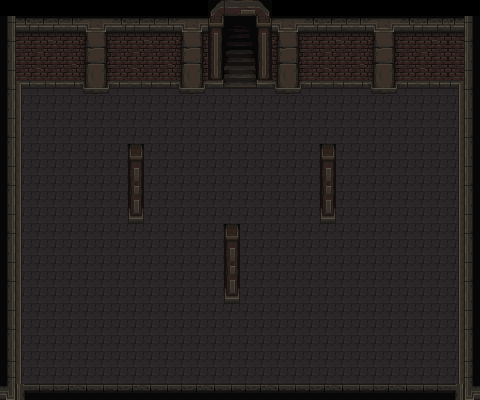

Tiled map render using the project's own tile images. Description and the whole map definition, tile-layer contents included, below:
An orthogonal 30x25 tile map with 16x16 px tiles, 3 tile layers (Piso, Parede, Pontos-Chave) and 2 objects (2x torch).

<map version="1.10" tiledversion="1.12.1" orientation="orthogonal" renderorder="right-down" width="30" height="25" tilewidth="16" tileheight="16" infinite="0" nextlayerid="5" nextobjectid="3">
 <tileset firstgid="1" name="spritefusion" tilewidth="16" tileheight="16" tilecount="80" columns="8">
  <image source="spritesheet.png" width="128" height="160" />
 </tileset>
 <layer id="1" name="Piso" width="30" height="25">
  <properties>
   <property name="collider" type="bool" value="false" />
  </properties>
  <data encoding="csv">
0,0,0,0,0,0,0,0,0,0,0,0,0,0,0,0,0,0,0,0,0,0,0,0,0,0,0,0,0,0,
0,0,0,0,0,0,0,0,0,0,0,0,0,0,0,0,0,0,0,0,0,0,0,0,0,0,0,0,0,0,
0,0,0,0,0,0,0,0,0,0,0,0,0,0,0,0,0,0,0,0,0,0,0,0,0,0,0,0,0,0,
0,0,0,0,0,0,0,0,0,0,0,0,0,0,0,0,0,0,0,0,0,0,0,0,0,0,0,0,0,0,
0,0,0,0,0,0,0,0,0,0,0,0,0,0,0,0,0,0,0,0,0,0,0,0,0,0,0,0,0,0,
78,78,78,78,78,78,78,78,78,78,78,78,78,78,78,78,78,78,78,78,78,78,78,78,78,78,78,78,78,78,
78,78,78,78,78,78,78,78,78,78,78,78,78,78,78,78,78,78,78,78,78,78,78,78,78,78,78,78,78,78,
78,78,78,78,78,78,78,78,78,78,78,78,78,78,78,78,78,78,78,78,78,78,78,78,78,78,78,78,78,78,
78,78,78,78,78,78,78,78,78,78,78,78,78,78,78,78,78,78,78,78,78,78,78,78,78,78,78,78,78,78,
78,78,78,78,78,78,78,78,78,78,78,78,78,78,78,78,78,78,78,78,78,78,78,78,78,78,78,78,78,78,
78,78,78,78,78,78,78,78,78,78,78,78,78,78,78,78,78,78,78,78,78,78,78,78,78,78,78,78,78,78,
78,78,78,78,78,78,78,78,78,78,78,78,78,78,78,78,78,78,78,78,78,78,78,78,78,78,78,78,78,78,
78,78,78,78,78,78,78,78,78,78,78,78,78,78,78,78,78,78,78,78,78,78,78,78,78,78,78,78,78,78,
78,78,78,78,78,78,78,78,78,78,78,78,78,78,78,78,78,78,78,78,78,78,78,78,78,78,78,78,78,78,
78,78,78,78,78,78,78,78,78,78,78,78,78,78,78,78,78,78,78,78,78,78,78,78,78,78,78,78,78,78,
78,78,78,78,78,78,78,78,78,78,78,78,78,78,78,78,78,78,78,78,78,78,78,78,78,78,78,78,78,78,
78,78,78,78,78,78,78,78,78,78,78,78,78,78,78,78,78,78,78,78,78,78,78,78,78,78,78,78,78,78,
78,78,78,78,78,78,78,78,78,78,78,78,78,78,78,78,78,78,78,78,78,78,78,78,78,78,78,78,78,78,
78,78,78,78,78,78,78,78,78,78,78,78,78,78,78,78,78,78,78,78,78,78,78,78,78,78,78,78,78,78,
78,78,78,78,78,78,78,78,78,78,78,78,78,78,78,78,78,78,78,78,78,78,78,78,78,78,78,78,78,78,
78,78,78,78,78,78,78,78,78,78,78,78,78,78,78,78,78,78,78,78,78,78,78,78,78,78,78,78,78,78,
78,78,78,78,78,78,78,78,78,78,78,78,78,78,78,78,78,78,78,78,78,78,78,78,78,78,78,78,78,78,
78,78,78,78,78,78,78,78,78,78,78,78,78,78,78,78,78,78,78,78,78,78,78,78,78,78,78,78,78,78,
78,78,78,78,78,78,78,78,78,78,78,78,78,78,78,78,78,78,78,78,78,78,78,78,78,78,78,78,78,78,
78,78,78,78,78,78,78,78,78,78,78,78,78,78,78,78,78,78,78,78,78,78,78,78,78,78,78,78,78,78
</data>
 </layer>
 <layer id="2" name="Parede" width="30" height="25">
  <properties>
   <property name="collider" type="bool" value="false" />
  </properties>
  <data encoding="csv">
0,0,0,0,0,0,0,0,0,0,0,0,0,0,0,0,0,0,0,0,0,0,0,0,0,0,0,0,0,0,
53,49,25,26,27,28,29,49,25,26,27,28,29,49,25,26,27,28,29,49,25,26,27,28,29,49,25,26,62,63,
54,30,31,32,31,33,34,30,31,32,31,33,34,30,31,32,31,33,34,30,31,32,31,33,34,30,31,32,64,65,
55,35,36,35,35,37,38,35,36,35,35,37,38,35,36,35,35,37,38,35,36,35,35,37,38,35,36,35,66,67,
53,39,40,35,41,42,43,39,40,35,41,42,43,39,40,35,41,42,43,39,40,35,41,42,43,39,40,35,68,63,
54,51,44,45,46,47,48,50,44,45,46,47,48,50,44,45,46,47,48,50,44,45,46,47,48,50,44,45,69,65,
55,52,0,0,0,0,0,0,0,0,0,0,0,0,0,0,0,0,0,0,0,0,0,0,0,0,0,0,70,67,
53,52,0,0,0,0,0,0,0,0,0,0,0,0,0,0,0,0,0,0,0,0,0,0,0,0,0,0,70,63,
54,52,0,0,0,0,0,0,0,0,0,0,0,0,0,0,0,0,0,0,0,0,0,0,0,0,0,0,70,65,
55,52,0,0,0,0,0,0,73,0,0,0,0,0,0,0,0,0,0,0,73,0,0,0,0,0,0,0,70,67,
53,52,0,0,0,0,0,0,74,0,0,0,0,0,0,0,0,0,0,0,74,0,0,0,0,0,0,0,70,63,
54,52,0,0,0,0,0,0,75,0,0,0,0,0,0,0,0,0,0,0,75,0,0,0,0,0,0,0,70,65,
55,52,0,0,0,0,0,0,76,0,0,0,0,0,0,0,0,0,0,0,76,0,0,0,0,0,0,0,70,67,
53,52,0,0,0,0,0,0,77,0,0,0,0,0,0,0,0,0,0,0,77,0,0,0,0,0,0,0,70,63,
54,52,0,0,0,0,0,0,0,0,0,0,0,0,73,0,0,0,0,0,0,0,0,0,0,0,0,0,70,65,
55,52,0,0,0,0,0,0,0,0,0,0,0,0,74,0,0,0,0,0,0,0,0,0,0,0,0,0,70,67,
53,52,0,0,0,0,0,0,0,0,0,0,0,0,75,0,0,0,0,0,0,0,0,0,0,0,0,0,70,63,
54,52,0,0,0,0,0,0,0,0,0,0,0,0,76,0,0,0,0,0,0,0,0,0,0,0,0,0,70,65,
55,52,0,0,0,0,0,0,0,0,0,0,0,0,77,0,0,0,0,0,0,0,0,0,0,0,0,0,70,67,
53,52,0,0,0,0,0,0,0,0,0,0,0,0,0,0,0,0,0,0,0,0,0,0,0,0,0,0,70,63,
54,52,0,0,0,0,0,0,0,0,0,0,0,0,0,0,0,0,0,0,0,0,0,0,0,0,0,0,70,65,
55,52,0,0,0,0,0,0,0,0,0,0,0,0,0,0,0,0,0,0,0,0,0,0,0,0,0,0,70,67,
54,52,0,0,0,0,0,0,0,0,0,0,0,0,0,0,0,0,0,0,0,0,0,0,0,0,0,0,70,65,
54,52,0,0,0,0,0,0,0,0,0,0,0,0,0,0,0,0,0,0,0,0,0,0,0,0,0,0,70,65,
56,57,58,59,60,61,58,59,60,61,58,59,60,61,58,59,60,61,58,59,60,61,58,59,60,61,58,59,71,72
</data>
 </layer>
 <layer id="3" name="Pontos-Chave" width="30" height="25">
  <properties>
   <property name="collider" type="bool" value="false" />
  </properties>
  <data encoding="csv">
0,0,0,0,0,0,0,0,0,0,0,0,0,1,2,3,4,0,0,0,0,0,0,0,0,0,0,0,0,0,
0,0,0,0,0,0,0,0,0,0,0,0,0,5,6,7,8,0,0,0,0,0,0,0,0,0,0,0,0,0,
0,0,0,0,0,0,0,0,0,0,0,0,0,9,10,11,12,0,0,0,0,0,0,0,0,0,0,0,0,0,
0,0,0,0,0,0,0,0,0,0,0,0,0,13,14,15,16,0,0,0,0,0,0,0,0,0,0,0,0,0,
0,0,0,0,0,0,0,0,0,0,0,0,0,17,18,19,20,0,0,0,0,0,0,0,0,0,0,0,0,0,
0,0,0,0,0,0,0,0,0,0,0,0,0,21,22,23,24,0,0,0,0,0,0,0,0,0,0,0,0,0,
0,0,0,0,0,0,0,0,0,0,0,0,0,0,0,0,0,0,0,0,0,0,0,0,0,0,0,0,0,0,
0,0,0,0,0,0,0,0,0,0,0,0,0,0,0,0,0,0,0,0,0,0,0,0,0,0,0,0,0,0,
0,0,0,0,0,0,0,0,0,0,0,0,0,0,0,0,0,0,0,0,0,0,0,0,0,0,0,0,0,0,
0,0,0,0,0,0,0,0,0,0,0,0,0,0,0,0,0,0,0,0,0,0,0,0,0,0,0,0,0,0,
0,0,0,0,0,0,0,0,0,0,0,0,0,0,0,0,0,0,0,0,0,0,0,0,0,0,0,0,0,0,
0,0,0,0,0,0,0,0,0,0,0,0,0,0,0,0,0,0,0,0,0,0,0,0,0,0,0,0,0,0,
0,0,0,0,0,0,0,0,0,0,0,0,0,0,0,0,0,0,0,0,0,0,0,0,0,0,0,0,0,0,
0,0,0,0,0,0,0,0,0,0,0,0,0,0,0,0,0,0,0,0,0,0,0,0,0,0,0,0,0,0,
0,0,0,0,0,0,0,0,0,0,0,0,0,0,0,0,0,0,0,0,0,0,0,0,0,0,0,0,0,0,
0,0,0,0,0,0,0,0,0,0,0,0,0,0,0,0,0,0,0,0,0,0,0,0,0,0,0,0,0,0,
0,0,0,0,0,0,0,0,0,0,0,0,0,0,0,0,0,0,0,0,0,0,0,0,0,0,0,0,0,0,
0,0,0,0,0,0,0,0,0,0,0,0,0,0,0,0,0,0,0,0,0,0,0,0,0,0,0,0,0,0,
0,0,0,0,0,0,0,0,0,0,0,0,0,0,0,0,0,0,0,0,0,0,0,0,0,0,0,0,0,0,
0,0,0,0,0,0,0,0,0,0,0,0,0,0,0,0,0,0,0,0,0,0,0,0,0,0,0,0,0,0,
0,0,0,0,0,0,0,0,0,0,0,0,0,0,0,0,0,0,0,0,0,0,0,0,0,0,0,0,0,0,
0,0,0,0,0,0,0,0,0,0,0,0,0,0,0,0,0,0,0,0,0,0,0,0,0,0,0,0,0,0,
0,0,0,0,0,0,0,0,0,0,0,0,0,0,0,0,0,0,0,0,0,0,0,0,0,0,0,0,0,0,
0,0,0,0,0,0,0,0,0,0,0,0,0,0,0,0,0,0,0,0,0,0,0,0,0,0,0,0,0,0,
0,0,0,0,0,0,0,0,0,0,0,0,0,0,0,0,0,0,0,0,0,0,0,0,0,0,0,0,0,0
</data>
 </layer>
 <objectgroup id="4" name="Camada de Objetos">
  <object id="1" name="torch_01" type="torch" x="328.798" y="47.2584" width="22.121" height="30.165" />
  <object id="2" name="torch_01" type="torch" x="148.814" y="60.8327" />
 </objectgroup>
</map>
